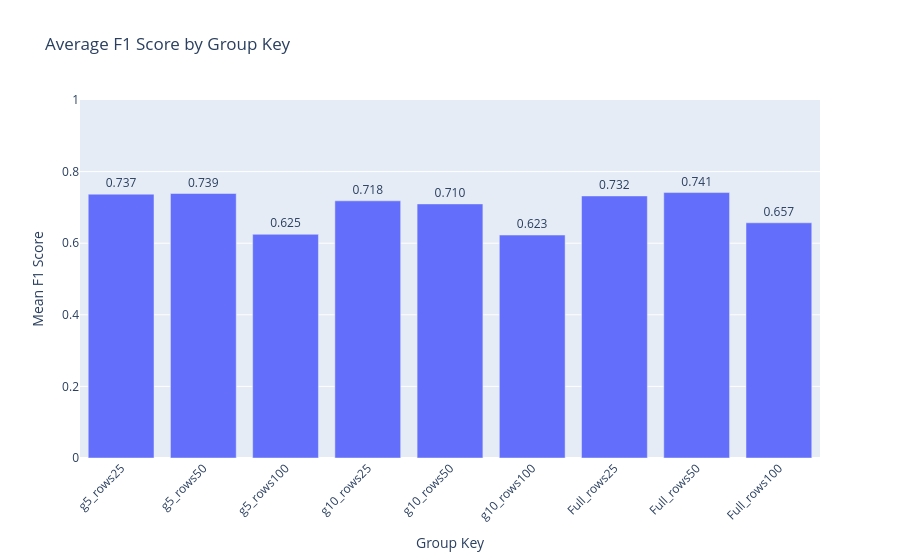

Notebook code for this chart:
### Code cell
fig = plot_average_f1_by_last_parts(
    summary_df=summary_table,
    n_parts=2,
    run_name_col="run_name",
    f1_col="f1_macro",
    save_dir=save_dir,
    save=True,
)

fig.show()

### Figure 1 — Plotly figure (JSON) as saved in the notebook; plotly's stock layout.template omitted (floating-point values rounded to 4 significant figures)
{"data": [{"hovertemplate": "group_key=%{x}<br>mean_f1_score=%{text}<extra></extra>", "legendgroup": "", "marker": {"color": "#636efa", "pattern": {"shape": ""}}, "name": "", "orientation": "v", "showlegend": false, "text": [0.7414, 0.7388, 0.737, 0.732, 0.7183, 0.7098, 0.6569, 0.6248, 0.6227], "textposition": "outside", "texttemplate": "%{text:.3f}", "type": "bar", "x": ["Full_rows50", "g5_rows50", "g5_rows25", "Full_rows25", "g10_rows25", "g10_rows50", "Full_rows100", "g5_rows100", "g10_rows100"], "xaxis": "x", "y": [0.7414, 0.7388, 0.737, 0.732, 0.7183, 0.7098, 0.6569, 0.6248, 0.6227], "yaxis": "y"}], "layout": {"autosize": true, "barmode": "relative", "legend": {"tracegroupgap": 0}, "title": {"text": "Average F1 Score by Group Key"}, "xaxis": {"anchor": "y", "autorange": true, "categoryarray": ["g5_rows25", "g5_rows50", "g5_rows100", "g10_rows25", "g10_rows50", "g10_rows100", "Full_rows25", "Full_rows50", "Full_rows100"], "categoryorder": "array", "domain": [0, 1], "range": [-0.5, 8.5], "tickangle": -45, "title": {"text": "Group Key"}, "type": "category"}, "yaxis": {"anchor": "x", "domain": [0, 1], "dtick": 0.2, "range": [0, 1], "title": {"text": "Mean F1 Score"}, "type": "linear"}}}
